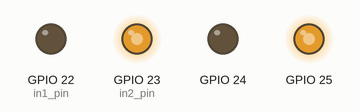
This program was run on a simulated Raspberry Pi (BCM pin numbers). On the bench: output pins drawn as LEDs (lit = HIGH). What the program prints to the terminal is not drawn. At 2.0 s the program stops and its outputs stay as they are.

Above: at 0.1 s.
At 1.1 s:
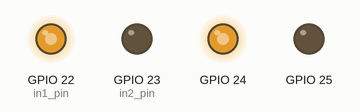
At 2.1 s:
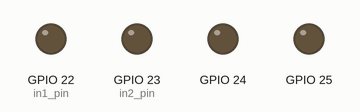
Timing chart, 0 to 3.5 s (numbered marks = the images above):
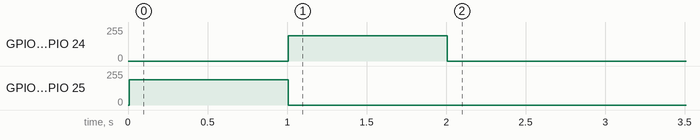

Measured:
- by itself, GPIO 22 (in1_pin), GPIO 24: 0/255 → 191/255 at 1.0 s, → 0/255 1.0 s later
- by itself, GPIO 23 (in2_pin), GPIO 25: 0/255 → 191/255 at 0.01 s, → 0/255 1.0 s later

The program:

moter_pigpio.py
```python
from time import sleep

from MOTER import MOTER

class TwinMoter:
    def __init__(self):
        self.m_r = MOTER()
        self.m_l = MOTER(in1_pin=22, in2_pin=23)

    def drive(self):
        self.m_r.drive()
        self.m_l.drive()

    def back(self):
        self.m_r.back()
        self.m_l.back()

    def stop(self):
        self.m_r.stop()
        self.m_l.stop()

    def clear(self):
        self.m_r.clear()
        self.m_l.clear()


tm = TwinMoter()
tm.drive()
sleep(1)
tm.back()
sleep(1)
tm.stop()
tm.clear()
```

MOTER.py
```python
import pigpio

class MOTER:

    def __init__(self, in1_pin=24, in2_pin=25, pwm_range=100, pwm_hz=1600):
        self.in1_pin = in1_pin
        self.in2_pin = in2_pin
        self.pwm_range = pwm_range
        self.pwm_hz = pwm_hz
        self.pi = pigpio.pi()

        self.pi.set_mode(self.in1_pin, pigpio.OUTPUT)
        self.pi.set_PWM_range(self.in1_pin, self.pwm_range)
        self.pi.set_PWM_frequency(self.in1_pin, self.pwm_hz)

        self.pi.set_mode(self.in2_pin, pigpio.OUTPUT)
        self.pi.set_PWM_range(self.in2_pin, self.pwm_range)
        self.pi.set_PWM_frequency(self.in2_pin, self.pwm_hz)

        print(self.pi.get_PWM_range(self.in1_pin), self.pi.get_PWM_frequency(self.in1_pin))


    def drive(self):
        self.pi.set_PWM_dutycycle(self.in1_pin, 0)
        self.pi.set_PWM_dutycycle(self.in2_pin, 75)

    def back(self):
        self.pi.set_PWM_dutycycle(self.in1_pin, 75)
        self.pi.set_PWM_dutycycle(self.in2_pin, 0)

    def stop(self):
        self.pi.set_PWM_dutycycle(self.in1_pin, 0)
        self.pi.set_PWM_dutycycle(self.in2_pin, 0)

    def clear(self):
        self.pi.stop()
```
